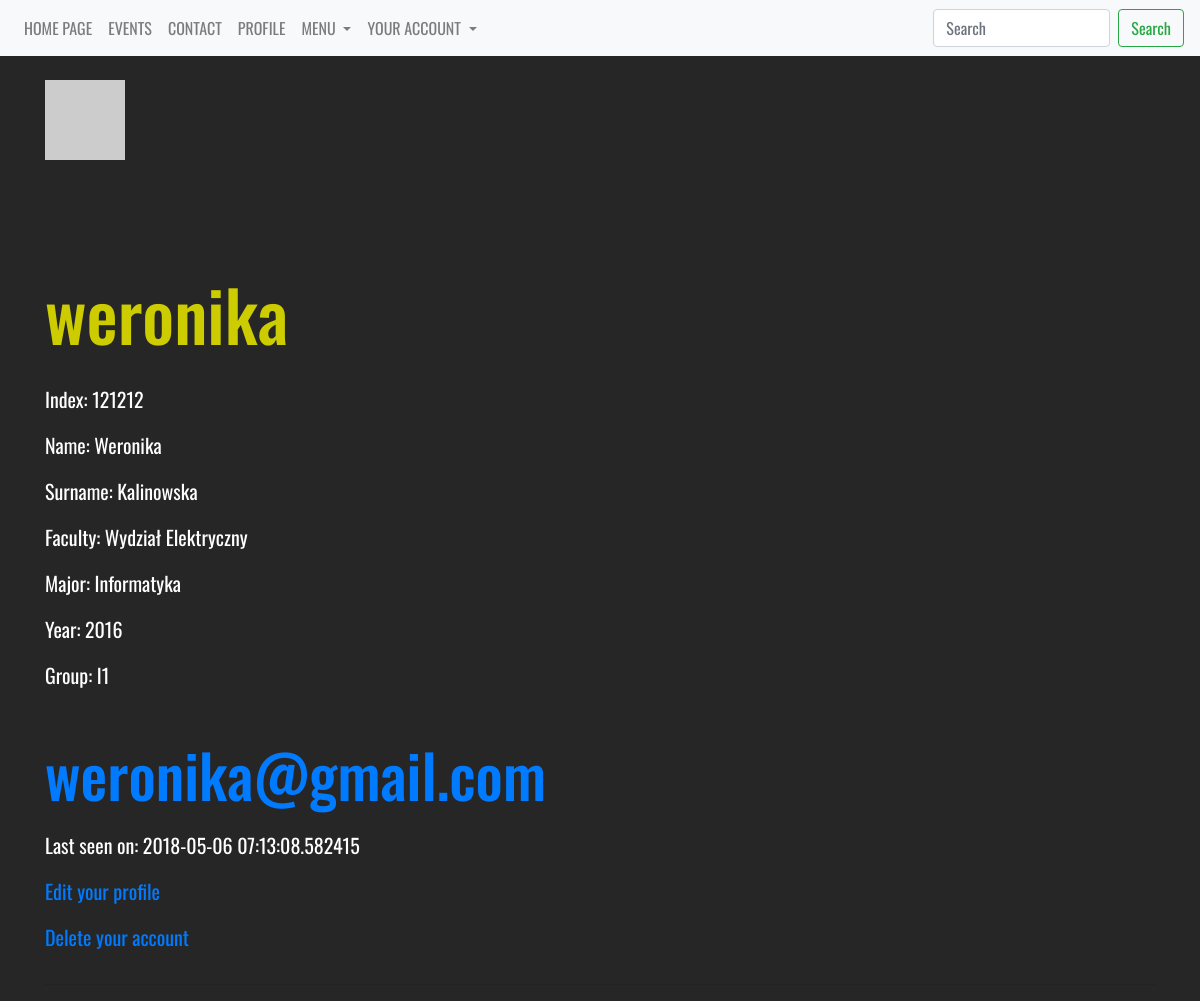
The page /students/2 (signed in) on the database as committed earlier.
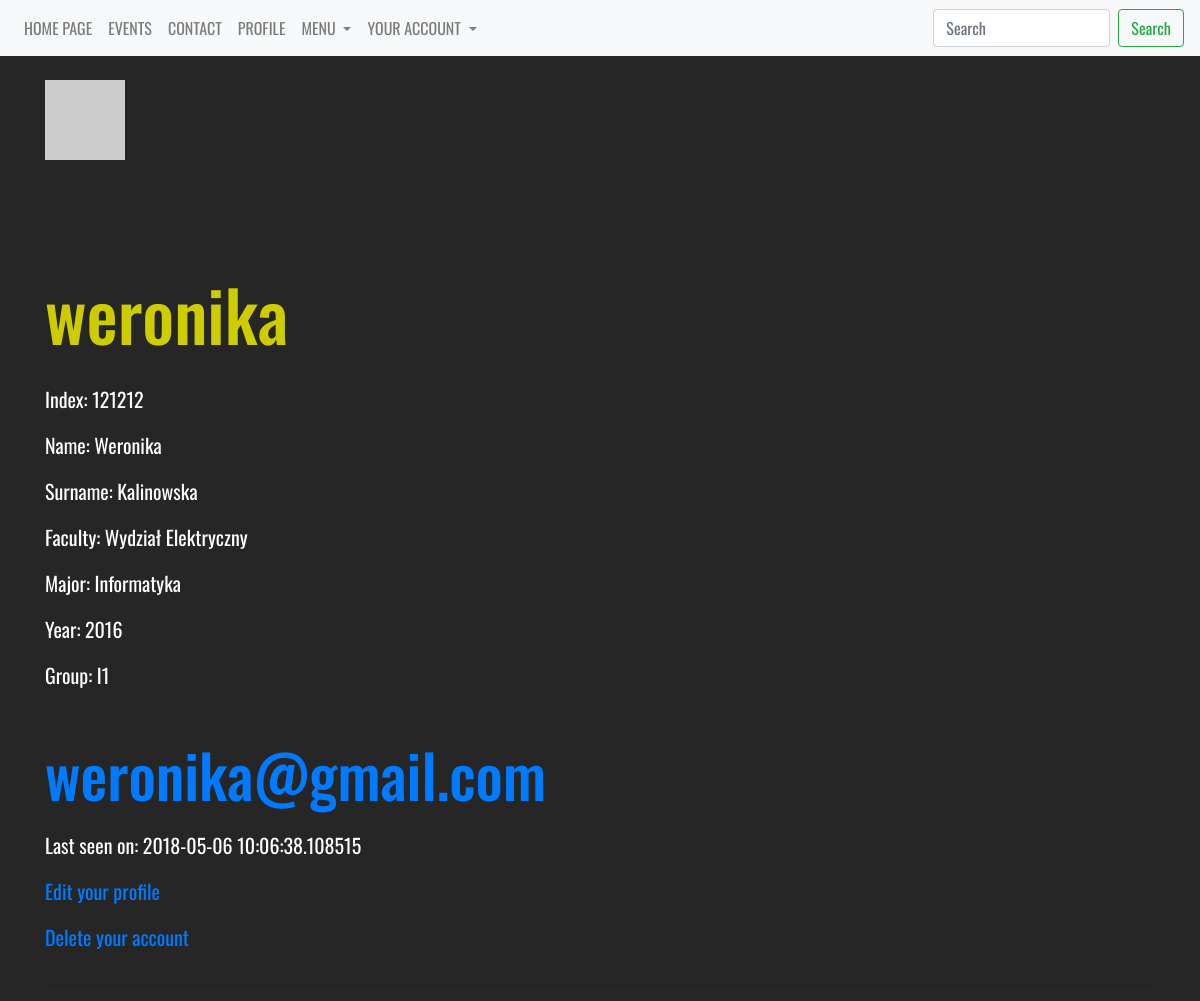
The same page on the database as committed later.
### models.py (models this page shows, shortened)
class User(db.Model, UserMixin):
    __tablename__ = 'user'
    __searchable__ = ['username']
    id = Column(Integer, autoincrement=True, primary_key=True)
    username = Column(String(25), default='', unique=True)
    active = Column(Boolean, default=True)
    email = Column(String(200), unique=True)
    password = Column(String(200), default='')
    admin = Column(Boolean, default=False)
    confirmed = Column(db.Boolean, nullable=False, default=False)
    confirmed_on = Column(db.DateTime, nullable=True)
    registered_on = Column(db.DateTime, nullable=False)
    about_me = Column(String(140))
    last_seen = Column(DateTime, default=datetime.utcnow)
    student_id = db.Column(db.Integer, db.ForeignKey('student.id'), unique=True)
    def get_id(self):
        return self.id
    def avatar(self, size):
        digest = md5(self.email.lower().encode('utf-8')).hexdigest()
        return 'https://www.gravatar.com/avatar/{}?d=identicon&s={}'.\
            format(digest, size)

### students.py (the view)
@app.route('/students/<int:id>', methods=['GET'])
@login_required
def student(id):
    student = Student.query.filter(Student.id == id).first()
    user = User.query.filter(User.id == student.id + 1).first()
    return render_template('faculty/students/profile.html', user=user, student=student, current_user=current_user)

### user.py (called while the page is built)
@lm.user_loader
def load_user(user_id):
    return User.query.filter(User.id == user_id).first()

@app.before_request
def before_request():
    if current_user.is_authenticated:
        current_user.last_seen = datetime.utcnow()
        db.session.commit()

### templates/faculty/students/profile.html (shortened to what this page needs)
{% extends "_base.html" %}
{% block content %}
    <table>
        <tr valign="top">
            <br>
            <img src="{{ user.avatar(128) }}">
            <h1>{{ user.username }}</h1>
        <div class="content">
            <p> Index: {{ student.index }}</p>
            <p> Name: {{ student.name }}</p>
            <p> Surname: {{ student.surname }}</p>
            <p> Faculty: {{ student.faculty.name }}</p>
            <p> Major: {{ student.major.name }}</p>
            <p> Year: {{ student.year.nr }}</p>
            <p> Group: {{ student.group.name }}</p>
            <h2><a class="u-email" href="mailto:{{ user.email }}">{{ user.email }}</a></h2>
                {% if user.last_seen %}<p>Last seen on: {{ user.last_seen }}</p>{% endif %}
        {% if user == current_user %}
                <p><a href="{{ url_for('edit_profile', id=student.id)}}">Edit your profile</a></p>
                <p><a href="{{ url_for('delete_account', id=student.id)}}">Delete your account</a></p>
        {% endif %}
</div>
        </tr>
    </table>
    <hr>
{% endblock %}

Rows that differ between the two databases and show on the page:
changed User "weronika": last_seen "2018-05-06 07:13:08.582415" → "2018-05-06 10:06:38.108515"
